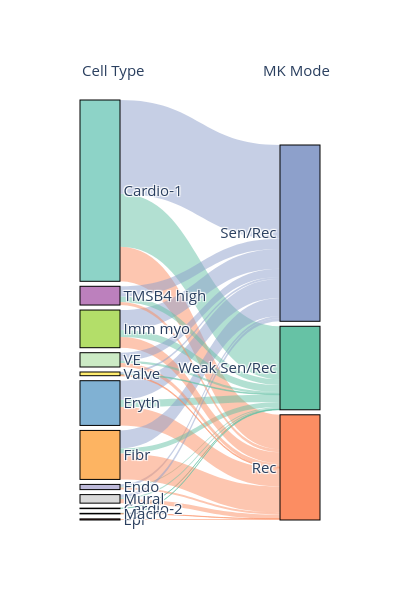

This figure's notebook cell:
### Code cell
ri.pl.alluvial_onepath(adata, 'MK', 'celltype_prediction')

### Figure 1 — Plotly figure (JSON) as saved in the notebook; plotly's stock layout.template omitted (floating-point values rounded to 4 significant figures)
{"data": [{"link": {"color": ["rgba(102.0, 194.0, 165.0, 0.5)", "rgba(252.0, 141.0, 98.0, 0.5)", "rgba(141.0, 160.0, 203.0, 0.5)", "rgba(102.0, 194.0, 165.0, 0.5)", "rgba(252.0, 141.0, 98.0, 0.5)", "rgba(141.0, 160.0, 203.0, 0.5)", "rgba(102.0, 194.0, 165.0, 0.5)", "rgba(252.0, 141.0, 98.0, 0.5)", "rgba(141.0, 160.0, 203.0, 0.5)", "rgba(102.0, 194.0, 165.0, 0.5)", "rgba(252.0, 141.0, 98.0, 0.5)", "rgba(141.0, 160.0, 203.0, 0.5)", "rgba(102.0, 194.0, 165.0, 0.5)", "rgba(252.0, 141.0, 98.0, 0.5)", "rgba(141.0, 160.0, 203.0, 0.5)", "rgba(102.0, 194.0, 165.0, 0.5)", "rgba(252.0, 141.0, 98.0, 0.5)", "rgba(141.0, 160.0, 203.0, 0.5)", "rgba(102.0, 194.0, 165.0, 0.5)", "rgba(252.0, 141.0, 98.0, 0.5)", "rgba(141.0, 160.0, 203.0, 0.5)", "rgba(102.0, 194.0, 165.0, 0.5)", "rgba(252.0, 141.0, 98.0, 0.5)", "rgba(141.0, 160.0, 203.0, 0.5)", "rgba(102.0, 194.0, 165.0, 0.5)", "rgba(252.0, 141.0, 98.0, 0.5)", "rgba(141.0, 160.0, 203.0, 0.5)", "rgba(102.0, 194.0, 165.0, 0.5)", "rgba(252.0, 141.0, 98.0, 0.5)", "rgba(141.0, 160.0, 203.0, 0.5)", "rgba(102.0, 194.0, 165.0, 0.5)", "rgba(252.0, 141.0, 98.0, 0.5)", "rgba(141.0, 160.0, 203.0, 0.5)", "rgba(102.0, 194.0, 165.0, 0.5)", "rgba(252.0, 141.0, 98.0, 0.5)", "rgba(141.0, 160.0, 203.0, 0.5)"], "source": [0, 0, 0, 1, 1, 1, 2, 2, 2, 3, 3, 3, 4, 4, 4, 5, 5, 5, 6, 6, 6, 7, 7, 7, 8, 8, 8, 9, 9, 9, 10, 10, 10, 11, 11, 11], "target": [12, 13, 14, 12, 13, 14, 12, 13, 14, 12, 13, 14, 12, 13, 14, 12, 13, 14, 12, 13, 14, 12, 13, 14, 12, 13, 14, 12, 13, 14, 12, 13, 14, 12, 13, 14], "value": [286, 186, 505, 1, 0, 0, 6, 11, 11, 0, 6, 0, 39, 99, 103, 27, 140, 97, 38, 58, 107, 2, 1, 0, 6, 23, 17, 30, 16, 55, 11, 22, 44, 4, 5, 11]}, "node": {"color": ["rgb(141.0, 211.0, 199.0)", "rgb(255.0, 255.0, 179.0)", "rgb(190.0, 186.0, 218.0)", "rgb(251.0, 128.0, 114.0)", "rgb(128.0, 177.0, 211.0)", "rgb(253.0, 180.0, 98.0)", "rgb(179.0, 222.0, 105.0)", "rgb(252.0, 205.0, 229.0)", "rgb(217.0, 217.0, 217.0)", "rgb(188.0, 128.0, 189.0)", "rgb(204.0, 235.0, 197.0)", "rgb(255.0, 237.0, 111.0)", "rgb(102.0, 194.0, 165.0)", "rgb(252.0, 141.0, 98.0)", "rgb(141.0, 160.0, 203.0)"], "label": ["Cardio-1", "Cardio-2", "Endo", "Epi", "Eryth", "Fibr", "Imm myo", "Macro", "Mural", "TMSB4 high", "VE", "Valve", "Weak Sen/Rec", "Rec", "Sen/Rec"], "line": {"color": "black", "width": 1}, "pad": 5, "thickness": 40}, "type": "sankey"}], "layout": {"annotations": [{"align": "center", "showarrow": false, "text": "Cell Type", "x": 0, "xref": "paper", "y": 1.1, "yref": "paper"}, {"align": "center", "showarrow": false, "text": "MK Mode", "x": 1.05, "xref": "paper", "y": 1.1, "yref": "paper"}], "autosize": false, "font": {"size": 15}, "height": 600, "width": 400}}
